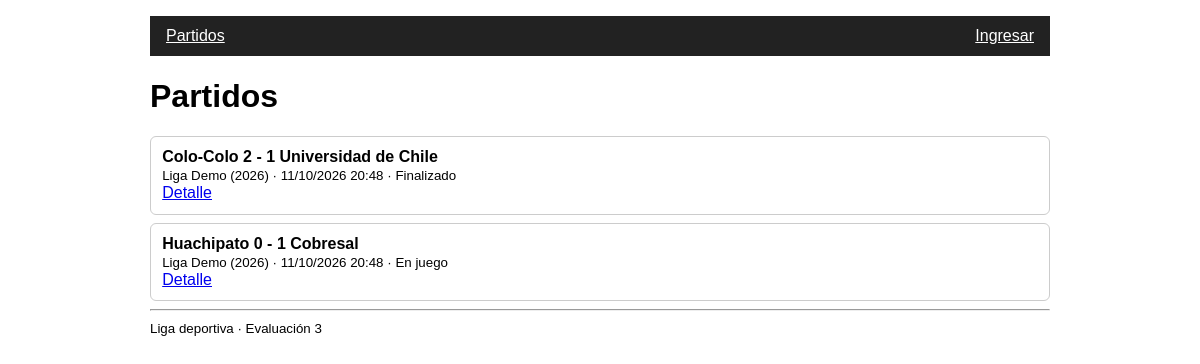
Before: /partidos/ with the older database file.
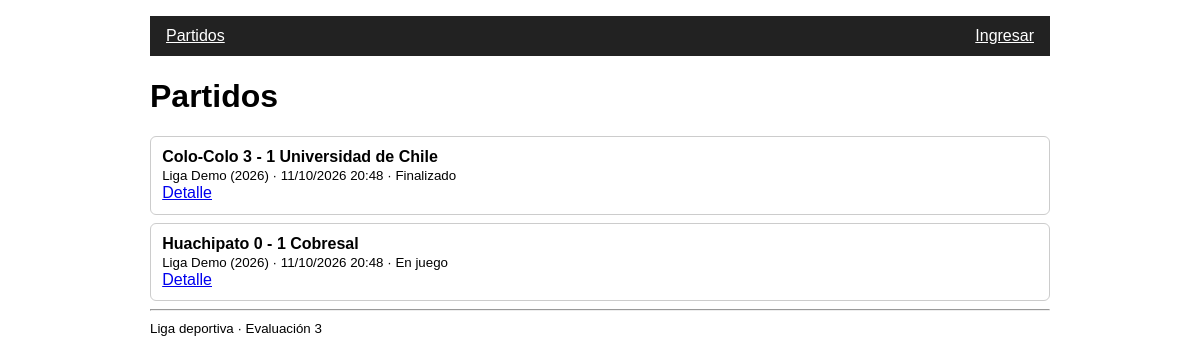
After: the same page with the newer database file.
### torneo/models.py (models this page shows, shortened)
class Partido(models.Model):
    ESTADOS = [("programado", "Programado"), ("en_juego", "En juego"), ("finalizado", "Finalizado")]
    liga = models.ForeignKey(Liga, on_delete=models.CASCADE, related_name="partidos")
    local = models.ForeignKey(Equipo, on_delete=models.CASCADE, related_name="partidos_local")
    visita = models.ForeignKey(Equipo, on_delete=models.CASCADE, related_name="partidos_visita")
    fecha = models.DateTimeField()
    estadio = models.CharField(max_length=100, blank=True)
    goles_local = models.PositiveIntegerField(default=0)
    goles_visita = models.PositiveIntegerField(default=0)
    estado = models.CharField(max_length=12, choices=ESTADOS, default="programado")
    class Meta:
        ordering = ["fecha", "id"]

class Equipo(models.Model):
    nombre = models.CharField(max_length=100)
    ciudad = models.CharField(max_length=100)
    liga = models.ForeignKey(Liga, on_delete=models.CASCADE, related_name="equipos")
    def __str__(self):
        return self.nombre

class Liga(models.Model):
    nombre = models.CharField(max_length=100)
    pais = models.CharField(max_length=100)
    temporada = models.CharField(max_length=20)
    def __str__(self):
        return f"{self.nombre} ({self.temporada})"

### torneo/views.py (the view)
# urls.py: path("partidos/", views.PartidoList.as_view(), name="partido_list"),
class PartidoList(ListView):
    model = Partido
    template_name = "torneo/partido_list.html"
    context_object_name = "partidos"
    queryset = Partido.objects.select_related("liga", "local", "visita")

### torneo/context_processors.py (called while the page is built)
def rol_usuario(request):
    return {"rol_usuario": rol_de(request.user)}

### torneo/roles.py (called while the page is built)
def es_administrador(user):
    return user.is_authenticated and (
        user.is_superuser or user.groups.filter(name="Administrador").exists()
    )

def es_planillero(user):
    return user.is_authenticated and user.groups.filter(name="Planillero").exists()

def rol_de(user):
    if es_administrador(user):
        return "administrador"
    if es_planillero(user):
        return "planillero"
    return "lector"

### torneo/templates/torneo/partido_list.html (shortened to what this page needs)
{% extends "torneo/base.html" %}
{% block content %}
<h1>Partidos</h1>
{% for partido in partidos %}
  {% include "torneo/partials/_partido.html" %}
{% empty %}
  <p>No hay partidos.</p>
{% endfor %}
{% endblock %}

### torneo/templates/torneo/partials/_partido.html (shortened to what this page needs)
<div class="card">
  <strong>{{ partido.local }} {{ partido.goles_local }} - {{ partido.goles_visita }} {{ partido.visita }}</strong><br>
  <small>{{ partido.liga }} · {{ partido.fecha|date:"d/m/Y H:i" }} · {{ partido.get_estado_display }}</small><br>
  <a href="{% url 'partido_detail' partido.pk %}">Detalle</a>
</div>

Changed rows visible on the page:
changed Partido "Finalizado": goles_local "2" → "3"
